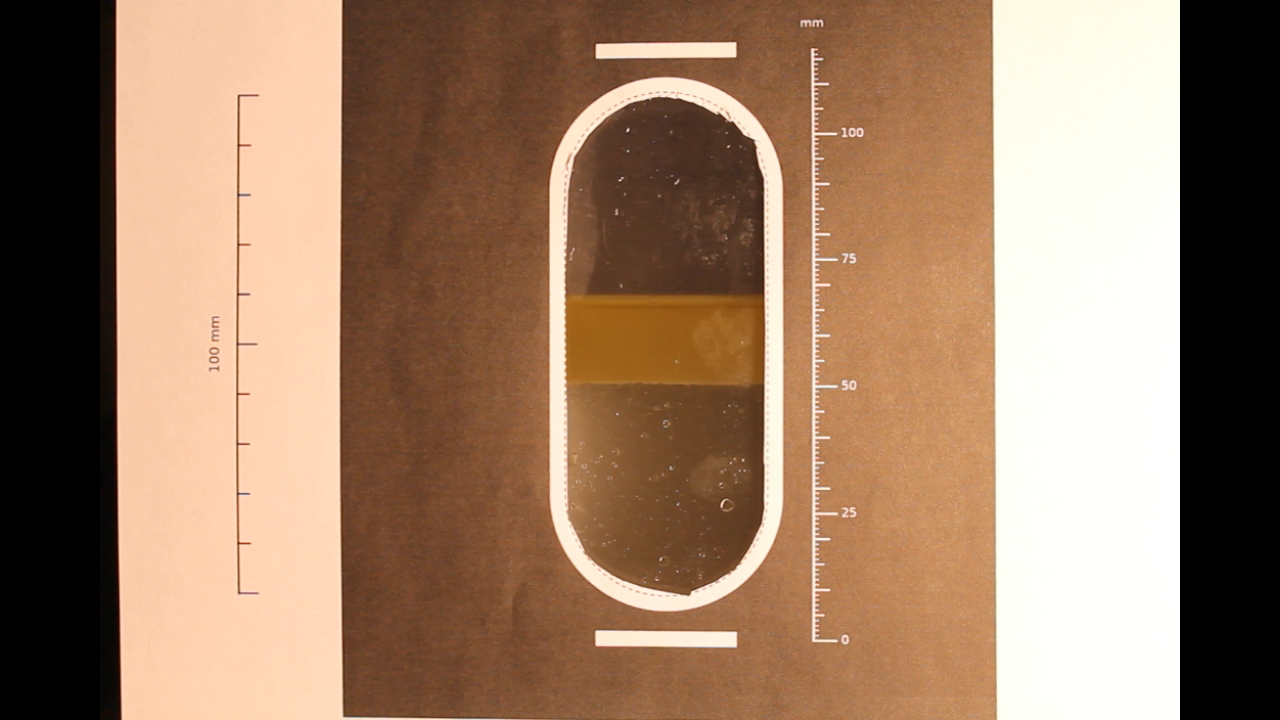
#> input picture interface-level-vision/tests/live_lower_front_side.png, 1280 x 720 px; its folder holds only this picture in this run
$ python -i slot.py   (imports and definitions only)
#> lines starting #> are read from the running program, lines starting #| are printed output that depends on the picture; after the words box and inside, x2 and y2 are one past the last pixel; in counts of white or black regions, pixels touching at a corner belong together
#> further down, picture is the input picture: shape (720, 1280, 3); mean B, G, R 102.2, 126.1, 156.9
"""Find the sight-glass opening in a frame, and give back a region of interest.

Plain OpenCV: adaptive threshold, trace the outlines, and keep the one whose
shape matches an obround. No training, no model file, and every rejection can be
explained by pointing at a number.

Four decisions do the work, and each was arrived at by trying the obvious thing
first and watching it fail on a real frame of the rig.

**Adaptive threshold rather than Otsu.** A global threshold cannot cope with a
desk lamp in one corner and a shadowed mask in the middle. On the test frame it
merged the window into the lit background and the window stopped existing as a
separate outline at all.

**Reject anything touching the frame edge.** This is what actually separates the
window from the clutter, and brightness never could, since a lamp and a sheet of
paper in the background are both brighter than the lit window. The furniture and
lighting that beat it on brightness run off the edge of the picture. The window
does not.

**Take the convex hull of each candidate.** An obround is convex, so its hull is
itself and nothing is lost. What is gained is that a window whose interior came
out ragged, because two liquids threshold differently, is restored to the shape
it actually has. On the test frame this moved the window from an extent of 0.57,
which fails, to 0.907, which is 0.004 away from the exact figure.

**Match the extent to the aspect ratio.** A rectangle fills its bounding box, an
ellipse fills 79% of it, and an obround sits between at a fraction that depends
only on how tall it is. Comparing the two is a scale-free test of shape.
"""

import cv2
import numpy as np


def obround_extent(aspect):
    """Fraction of its bounding box an obround fills, given height / width.

    Area is w*(h - w) + pi*(w/2)**2 for a shape taller than it is wide, hence
    dividing by w*h leaves something that depends only on the aspect ratio.
    """
    return 1.0 - (4.0 - np.pi) / (4.0 * aspect)


DEFAULTS = {
    "blur": 7,
    "block": 151,             # adaptive threshold window, odd, ~the slot's width
    "offset": -10,            # how far above the local mean counts as bright
    "min_area_fraction": 0.004,
    "max_area_fraction": 0.35,
    "min_aspect": 1.4,        # height / width
    "max_aspect": 5.0,
    "extent_tolerance": 0.05,
    "border_margin": 2,
}


def _binary_image(bgr, opts):
    """Locally bright areas as white, cleaned of specks and pinholes."""
    gray = cv2.cvtColor(bgr, cv2.COLOR_BGR2GRAY)
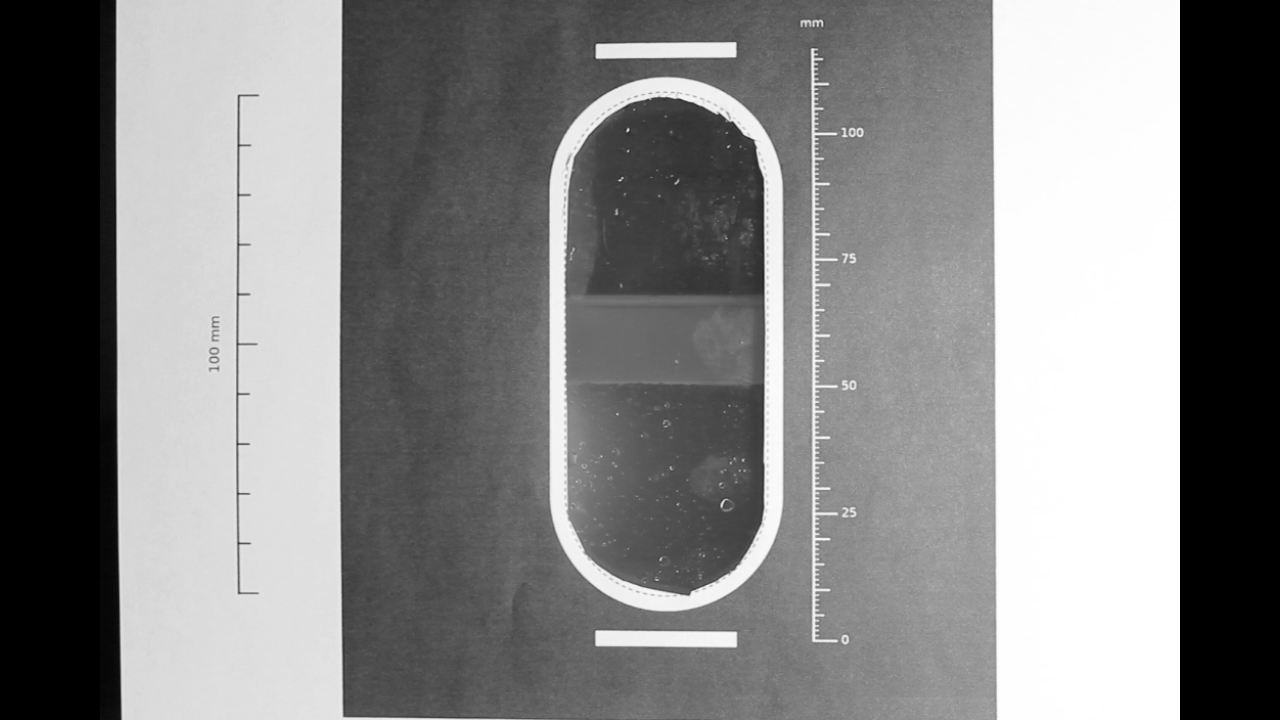
#> gray: shape (720, 1280); min 0, max 255, mean 132.6
    gray = cv2.GaussianBlur(gray, (opts["blur"], opts["blur"]), 0)
    binary = cv2.adaptiveThreshold(gray, 255, cv2.ADAPTIVE_THRESH_MEAN_C,
                                   cv2.THRESH_BINARY, opts["block"], opts["offset"])
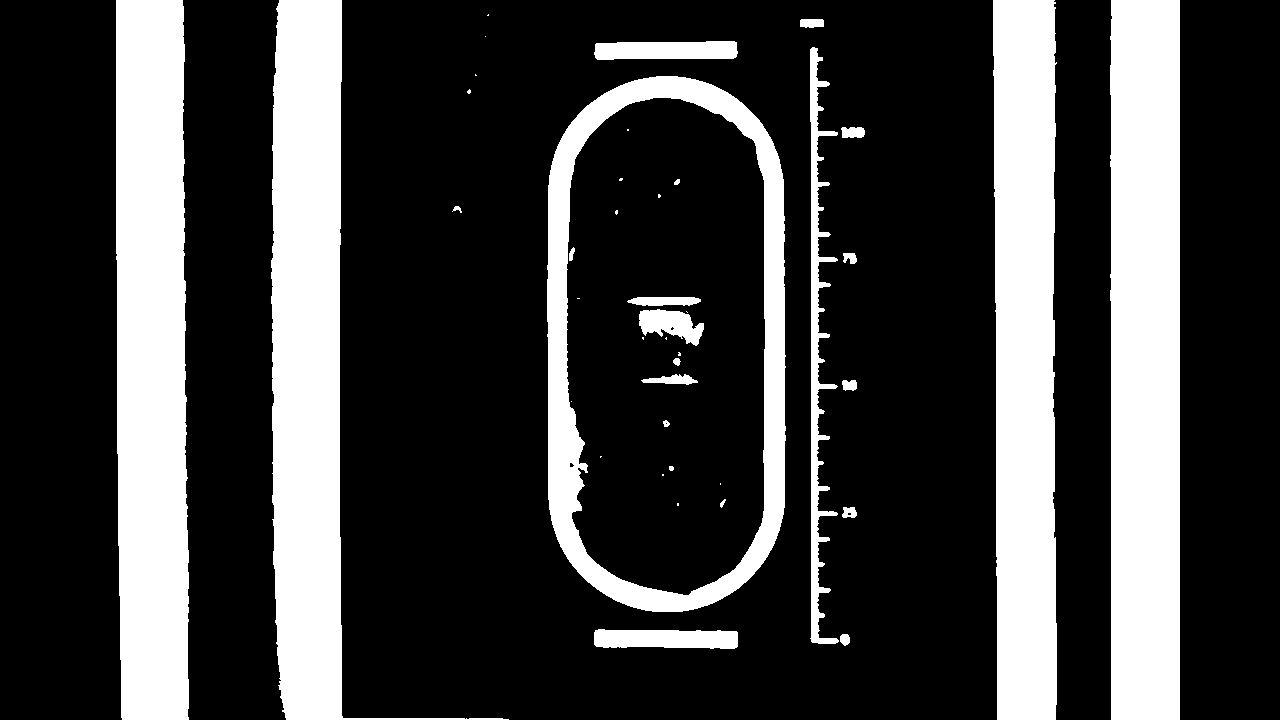
#> binary: shape (720, 1280); 25.2% white; 42 white regions (18 under 20 px), largest, box (x1, y1, x2, y2) and area: (1110, 0, 1180, 720) 49736, (116, 0, 189, 720) 49200, (271, 0, 509, 720) 48288
    kernel = cv2.getStructuringElement(cv2.MORPH_ELLIPSE, (9, 9))
    binary = cv2.morphologyEx(binary, cv2.MORPH_CLOSE, kernel, iterations=3)
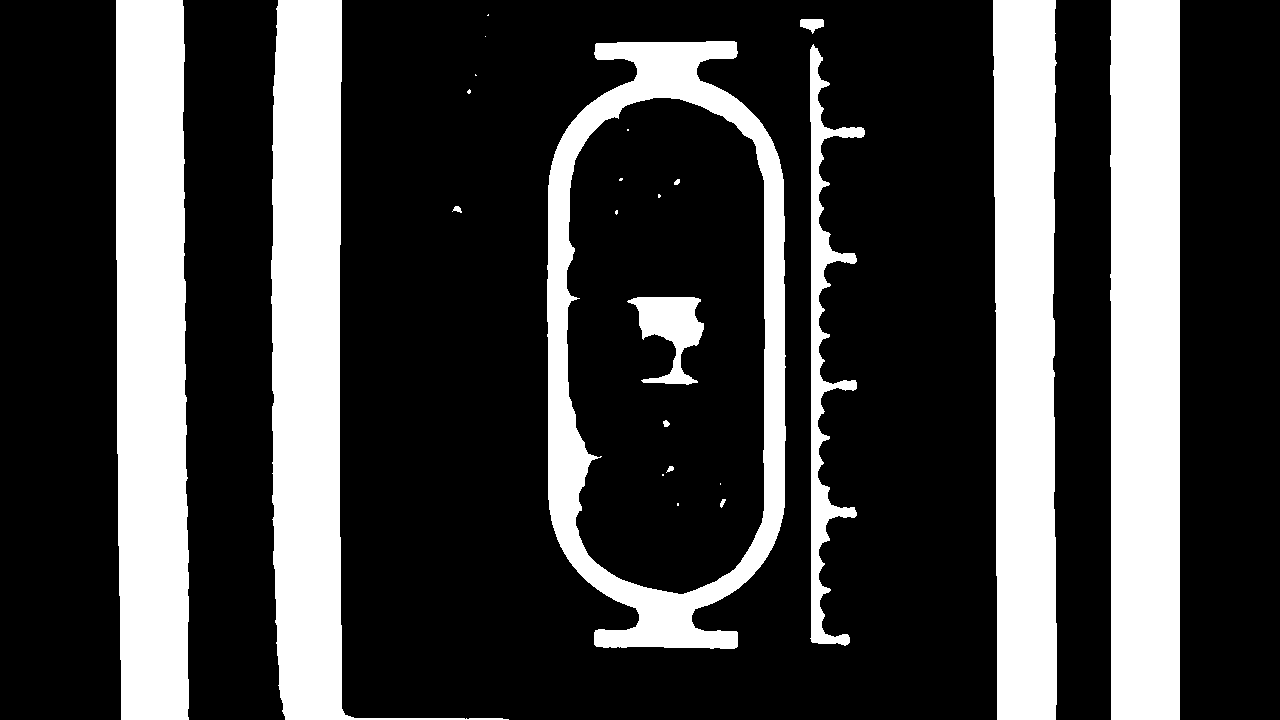
#> binary: shape (720, 1280); 25.9% white; 24 white regions (11 under 20 px), largest, box (x1, y1, x2, y2) and area: (1110, 0, 1180, 720) 49741, (116, 0, 189, 720) 49278, (271, 0, 509, 720) 48404
    binary = cv2.morphologyEx(binary, cv2.MORPH_OPEN, kernel, iterations=2)
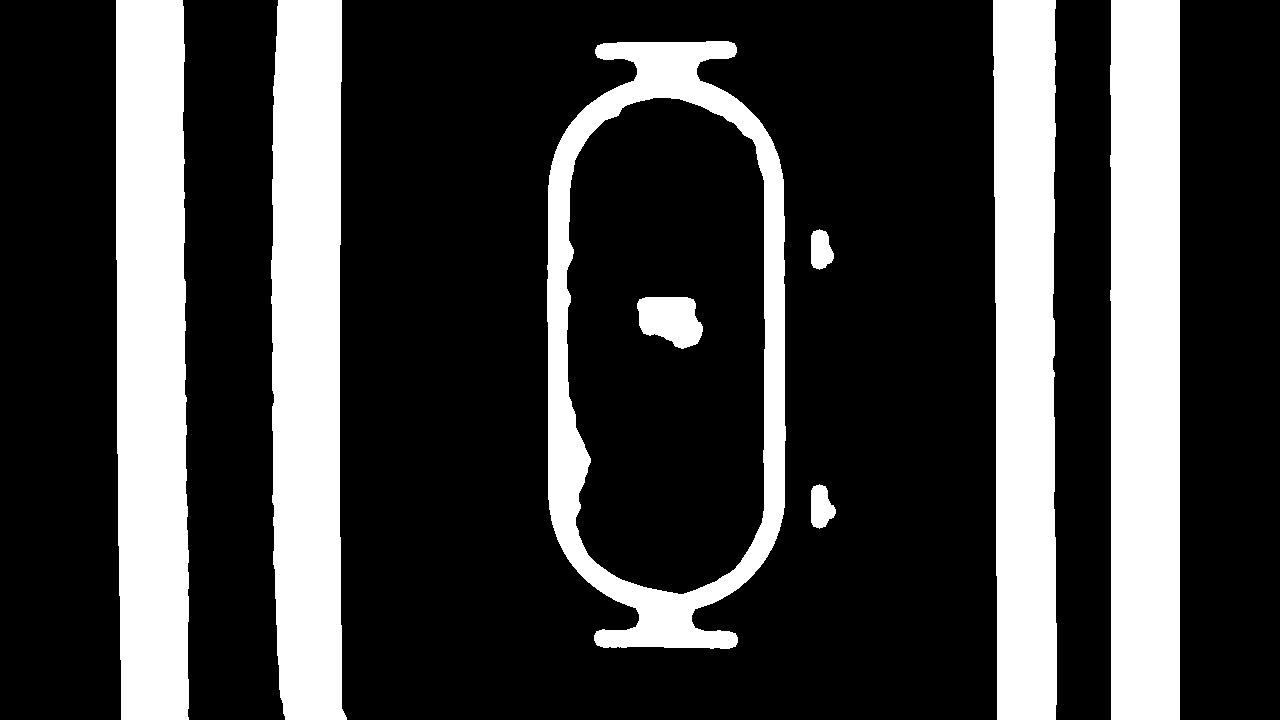
#> binary: shape (720, 1280); 24.9% white; 8 white regions
    return binary


def _touches_border(x, y, w, h, frame_shape, margin):
    height, width = frame_shape[:2]
    return (x <= margin or y <= margin
            or x + w >= width - margin or y + h >= height - margin)


def _describe(contour, frame_shape, margin):
    """Measure one outline through its convex hull.

    Returns None when the outline runs off the edge of the frame, since the
    window never does and the background clutter always does.
    """
    hull = cv2.convexHull(contour)
    x, y, w, h = cv2.boundingRect(hull)
    if w == 0 or h == 0 or _touches_border(x, y, w, h, frame_shape, margin):
        return None

    area = cv2.contourArea(hull)
    if area <= 0:
        return None

    aspect = h / w
    extent = area / (w * h)
    return {
        "hull": hull,
        "bbox": (x, y, w, h),
        "area": area,
        "aspect": aspect,
        "extent": extent,
        "expected_extent": obround_extent(aspect),
        "extent_error": abs(extent - obround_extent(aspect)),
        "rotated": cv2.minAreaRect(hull),
    }


def _rejection(candidate, frame_area, opts):
    """Why this candidate is not the window, or None if it survives."""
    area_fraction = candidate["area"] / frame_area
    if area_fraction < opts["min_area_fraction"]:
        return f"too small, {100 * area_fraction:.2f}% of the frame"
    if area_fraction > opts["max_area_fraction"]:
        return f"too large, {100 * area_fraction:.0f}% of the frame"
    if not opts["min_aspect"] <= candidate["aspect"] <= opts["max_aspect"]:
        return f"aspect {candidate['aspect']:.2f} is outside the expected range"
    if candidate["extent_error"] > opts["extent_tolerance"]:
        return (f"fills {candidate['extent']:.3f} of its box where an obround this "
                f"shape fills {candidate['expected_extent']:.3f}")
    return None


def find_slot(bgr, **overrides):
    """Locate the window opening.

    Returns the winning candidate under "slot", every rejected one with the
    reason it went under "rejected", and the thresholded image under "binary",
    so a failure can be read rather than guessed at. "slot" is None when
    nothing survived.
    """
    opts = {**DEFAULTS, **overrides}
    binary = _binary_image(bgr, opts)
    contours, _ = cv2.findContours(binary, cv2.RETR_EXTERNAL, cv2.CHAIN_APPROX_SIMPLE)
#> contours = 7 contours; box (x1, y1, x2, y2) and area: (547, 41, 786, 649) 121394, (1110, 0, 1180, 720) 48945, (116, 0, 189, 720) 48486, (271, 0, 347, 720) 47276, (993, 0, 1057, 720) 42209, (811, 484, 836, 529) 744, (811, 229, 834, 270) 666

    frame_area = float(bgr.shape[0] * bgr.shape[1])
#> frame_area = 921600
    kept, rejected = [], []
    for contour in contours:
        candidate = _describe(contour, bgr.shape, opts["border_margin"])
        if candidate is None:
            continue
        reason = _rejection(candidate, frame_area, opts)
        if reason is None:
            kept.append(candidate)
        elif candidate["area"] / frame_area > 0.002:      # ignore dust
            rejected.append({**candidate, "reason": reason})
#> this loop made 7 passes
#> (x in _describe, y in _describe, w in _describe, h in _describe) on passes 4 to 7: (1110, 0, 70, 720), (993, 0, 64, 720), (271, 0, 76, 720), (116, 0, 73, 720)
#> after the loop, kept = 1 item; rejected = []

    # The window is the biggest thing on the mask shaped like this.
    slot = max(kept, key=lambda c: c["area"]) if kept else None
#> slot = {'hull': contour of 39 points, box (x1, y1, x2, y2) (547, 41, 786, 649), area 130316, 'bbox': (547, 41, 239, 608), 'area': 130316.5, 'aspect': 2.54, 'extent': 0.897, 'expected_extent': 0.916, 'extent_error': 0.0188, 'rotated': ((665.9, 344.7), (237.5, 607.1), -0.273)}
    return {"slot": slot, "rejected": rejected, "binary": binary}


MARK_DEFAULTS = {
    "blur": 3,
    "block": 51,              # small, because a bar is thin
    "offset": -10,
    "open_kernel": 3,
    "min_area_fraction": 0.0002,
    "max_area_fraction": 0.01,
    "min_elongation": 3.0,    # width / height
    "min_fill": 0.75,         # a bar nearly fills its bounding box
}


# [64 lines left out: functions find_marks, mask_region, not called in this run]


# The printed mask, in millimetres. These are the arguments the sheet was made
# with, so they are known rather than estimated, and they belong in config
# rather than in the logic.
MASK_GEOMETRY_MM = {
    "window_width": 40.0,
    "window_height": 100.0,
    "outline": 3.0,             # white ring around the opening
    "mark_width_fraction": 0.7,  # bar length as a fraction of the window width
    "mark_gap": 4.0,            # clearance between a bar and the ring
    "mark_thickness": 3.0,
}


# [149 lines left out: functions window_from_marks, roi_from_slot, refine_bar_centres, not called in this run]

>>> import cv2
>>> picture = cv2.imread('../tests/live_lower_front_side.png')
>>> result = find_slot(picture)
#> result = 3 items
